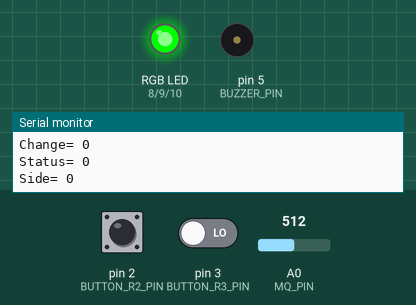
Simulated run of this sketch. Board: Arduino Uno, built with avr-gcc and run on an emulated ATmega328P. On the bench: an RGB LED mixed from three pins (HIGH = lit), buzzer (waves = sounding), the last lines printed to the serial monitor. Inputs (shaded band) come from the test bench; at power-on: A0 (MQ_PIN) = 512, pin 2 (BUTTON_R2_PIN) LOW, pin 3 (BUTTON_R3_PIN) LOW. Random numbers use the default seed unless the sketch sets one.

Above: at 1.2 s.
1.3 s: A0 (MQ_PIN) set to 525
At 2.8 s:
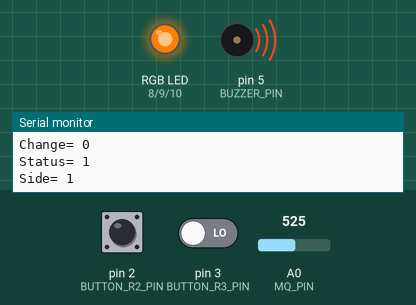
3.3 s: pin 2 (BUTTON_R2_PIN) pulled HIGH for 0.35 s
Timing chart, 0 to 6.3 s (numbered marks = the images above; inputs shaded):
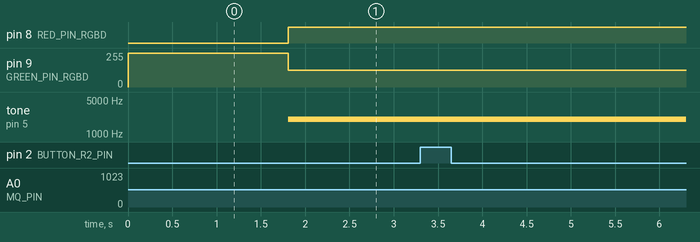

Measured:
- the behaviour switches between 517 and 518 on A0 (MQ_PIN) (found by bisection; images 0 and 1)
- after the input at 1.3 s, pin 8 (RED_PIN_RGBD): LOW → HIGH after 0.51 s; pin 9 (GREEN_PIN_RGBD): 255/255 → 126/255 after 0.51 s; tone on pin 5 (BUZZER_PIN): silent → 2000 Hz after 0.51 s

The sketch:

Mq3_IEEE.ino
```cpp
#include <EasyBuzzer.h>

// Consts
const int MQ_PIN = A0;
const int RANDOM_SEED_PIN = A5;
const int BUZZER_PIN = 5;
const int RED_PIN_RGBD = 8;
const int GREEN_PIN_RGBD = 9;
const int BLUE_PIN_RGBD = 10;
const int BUTTON_R2_PIN = 2;
const int BUTTON_R3_PIN = 3;
const int CYCLE_DELAY = 300;
const int ACTIVE_TRESHOLD = 5;
const int RECOVERING_COUNT = 5;
const bool DEBUG = true;

int random_range1[] = {0, 10};
int random_range2[] = {10, 30};
int random_range3[] = {30, 80};

// State Machine
enum { StandBy = 0,
       Active = 1,
       Recovering = 2};

// Random button ranges
enum { Range0 = 0,
       Range1 = 1,
       Range2 = 2};

// Global Vars
int mq_value = 0;
int last_mq_value = -1;
int status = StandBy;
bool active_side = NULL;
int active_count = 0;
bool sound_active = true;
int *selected_range = random_range1;
float alcoholic_val = -1;


// Sound functions
void buzz_callback(){
  Serial.println("Mute");
}

void custom_beep(){
  EasyBuzzer.beep(
    2000,
    100,
    100,
    2,
    300,
    1,
    buzz_callback
  );
}

// Random ranges functions
float random_range(int range[]){
  float randNumber = random(range[0], range[1]);

  return randNumber/100;
}


void R2_IRS()
{
  Serial.println("R2_IRS");
  selected_range = random_range2;
}

void R3_IRS()
{
  Serial.println("R3_IRS");
  selected_range = random_range3;
}


void setup()
{
  Serial.begin(9600);
  pinMode(MQ_PIN,INPUT);
  EasyBuzzer.setPin(BUZZER_PIN);
  randomSeed(analogRead(RANDOM_SEED_PIN));

  attachInterrupt(digitalPinToInterrupt(BUTTON_R2_PIN), R2_IRS, CHANGE);
  attachInterrupt(digitalPinToInterrupt(BUTTON_R3_PIN), R3_IRS, CHANGE);

  pinMode(RED_PIN_RGBD, OUTPUT);
  pinMode(GREEN_PIN_RGBD, OUTPUT);
  pinMode(BLUE_PIN_RGBD, OUTPUT);
}


void loop()
{
  // New value sensed and change compute
  mq_value = analogRead(MQ_PIN);
  int mq_change = mq_value - last_mq_value;

  // DEBUG
  if(DEBUG){
    Serial.print("Analog Reading= ");
    Serial.println(mq_value);
    Serial.print("Change= ");
    Serial.println(mq_change);
    Serial.print("Status= ");
    Serial.println(status);
    Serial.print("Side= ");
    Serial.println(active_side);
  }


  switch(status){

    case StandBy:

      // LCD show message "READY"

      // Show status
      if(sound_active){EasyBuzzer.stopBeep();}
      analogWrite(RED_PIN_RGBD,   0);
      analogWrite(GREEN_PIN_RGBD, 255);
      analogWrite(BLUE_PIN_RGBD,  0);

      // Status change
      if((abs(mq_change) > ACTIVE_TRESHOLD) && last_mq_value !=-1){
        status = Active;
        active_side = mq_change > 0;
      }
      break;

    case Active:

      // LCD show message "Blow"

      // Show status
      if(sound_active){custom_beep();}
      analogWrite(RED_PIN_RGBD,   255);
      analogWrite(GREEN_PIN_RGBD, 126);
      analogWrite(BLUE_PIN_RGBD,  0);

      // Status change
      if(!(mq_change > 0 && active_side) && abs(mq_change) > 1){
        active_count++;
      }
      if(active_count > RECOVERING_COUNT){
        status = Recovering;
        alcoholic_val = -1;
      }
      break;

    case Recovering:

      // LCD show alcoholic value
      if(alcoholic_val == -1){
        alcoholic_val = random_range(selected_range);
        Serial.print("ALC= ");
        Serial.println(alcoholic_val);
      }

      // Show status
      EasyBuzzer.stopBeep();
      analogWrite(RED_PIN_RGBD,   255);
      analogWrite(GREEN_PIN_RGBD, 0);
      analogWrite(BLUE_PIN_RGBD,  0);
      active_count = 0;

      // Status change
      if(mq_change == 0){
        status = StandBy;
        selected_range = random_range1;
      }
      break;

    default:
      Serial.print("ERROR");
    }

  delay(CYCLE_DELAY);
  last_mq_value = mq_value;
}
```
